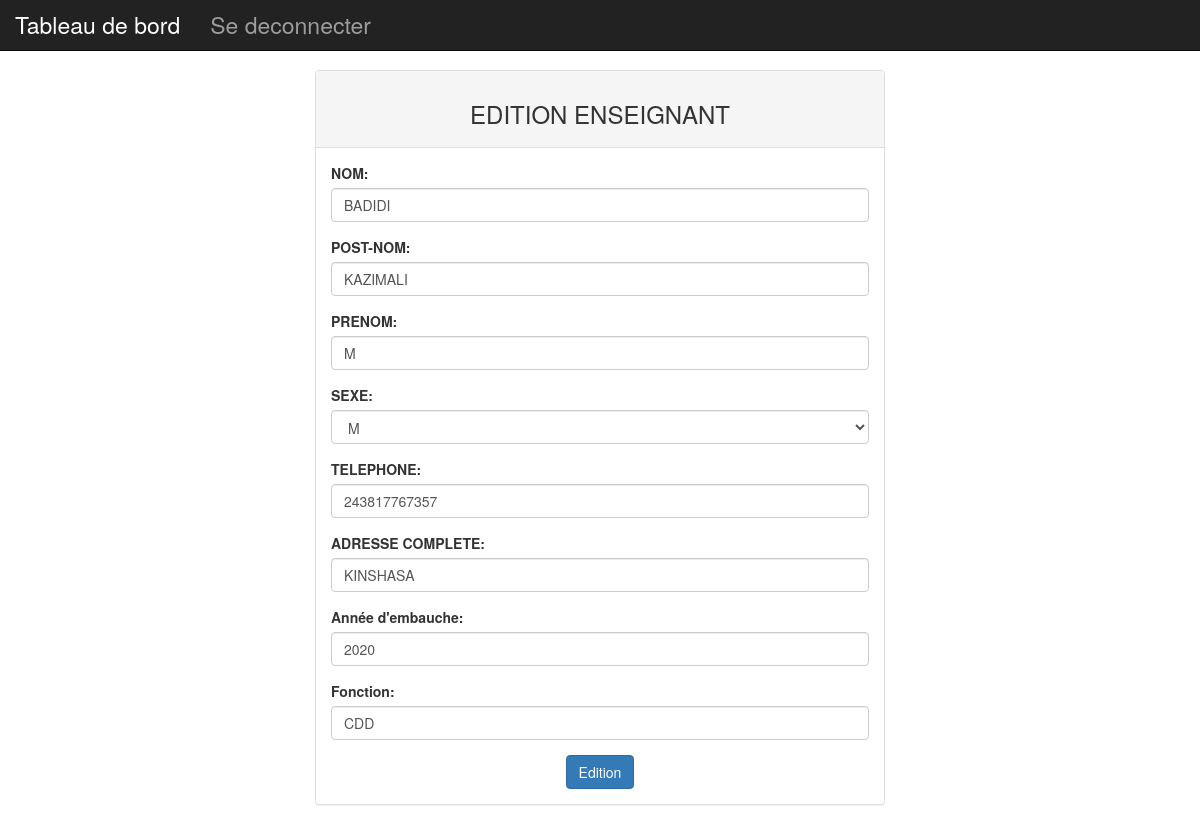
Page /view/editer-personnel.php?id=1001 (signed in) on the committed database.
### tables this page shows
CREATE TABLE `personnels` (
  `matricule` varchar(15) NOT NULL,
  `nom` varchar(25) NOT NULL,
  `postnom` varchar(25) NOT NULL,
  `prenom` varchar(25) NOT NULL,
  `sexe` varchar(1) NOT NULL,
  `tel` varchar(15) NOT NULL,
  `adresse` varchar(255) NOT NULL,
  `date_embauche` varchar(50) NOT NULL,
  `type_contrat` varchar(50) NOT NULL
);

### model/edit-personnel.php (called while the page is built, shortened)
<?php
	$requser=$pdo->prepare("SELECT * FROM personnels WHERE matricule=?");
	$requser->execute(array($_GET['id']));
	$userinfo=$requser->fetch();
	?>

### view/editer-personnel.php (the view, shortened to what this page needs)
<?php
	require_once '../bdd/connexion.php';
	require_once '../model/edit-personnel.php';
?>
<!DOCTYPE html>
<html>
<head>
	<link rel="stylesheet" type="text/css" href="../includes/css/bootstrap.css">
</head>
<body>
		<div class="navbar navbar-inverse navbar-fixed-top">
			<ul class="nav navbar-nav">
				<li class="nav-item">
					<a class="nav-link" style="font-size: 23px" href="tableau-de-bord.php">Tableau de bord</a>
				</li>
				<li class="nav-item">
					<a class="nav-link" style="font-size: 23px" href="logout.php">Se deconnecter</a>
				</li>
			</ul>
		</div>
<div class="contenair space col-md-6 col-xd-12 col-md-offset-3">
	<div class="panel panel-default">
		<div class="panel-heading">
			<h3 class="a">EDITION ENSEIGNANT</h3>
		</div>
		<div class="panel-body">
			<form method="post" action="" enctype="multipart/form-data">
			  <div class="form-group">
					<label class="control-label">
						NOM:
					</label>
					<input type="text" name="nom" required="required" class="form-control" value="<?= $userinfo['nom'] ?>">
			  </div>
			  <div class="form-group">
					<label class="control-label">
						POST-NOM:
					</label>
					<input type="text" name="postnom" required="required" class="form-control" value="<?= $userinfo['postnom'] ?>">
			  </div>
			  <div class="form-group">
					<label class="control-label">
						PRENOM:
					</label>
					<input type="text" name="prenom" required="required" class="form-control" value="<?= $userinfo['sexe'] ?>">
			  </div>
			   <div class="form-group">
					<label class="control-label">
						SEXE:
					</label>
					<select name="sexe" class="form-control" autocomplete="off" required="required">
						<option value="M">
							M
						</option>
					</select>
			  </div>
			  <div class="form-group">
					<label class="control-label">
						TELEPHONE:
					</label>
					<input type="number" name="tel" required="required" class="form-control" value="<?= $userinfo['tel'] ?>">
			  </div>
			  <div class="form-group">
					<label class="control-label">
						ADRESSE COMPLETE:
					</label>
					<input type="text" name="adresse" required="required" class="form-control" value="<?= $userinfo['adresse'] ?>">
			  </div>
			  <div class="form-group">
			  		<label class="control-label">
						Année d'embauche:
					</label>
					<input type="number" name="date_embauche" required="required" class="form-control" value="<?= $userinfo['date_embauche'] ?>">
				 </div>
			<div class="form-group">
			  		<label class="control-label">
						Fonction:
					</label>
					<input type="text" name="type_contrat" required="required" class="form-control" value="<?= $userinfo['type_contrat'] ?>">
				 </div>
			 	<div class="control-label a">
					<button type="submit" class="btn btn-primary" name="formconnect">Edition</button>
				</div>
			</form>
		</div>
	</div>
</div>
</body>
</html>

### view/editer-personnel.php (style rules this page uses)
.space { margin-top: 70px; }
.a { text-align:center; text-decoration: blink; }

### rows in the picture
personnels: nom "BADIDI", postnom "KAZIMALI", prenom "M", tel "243817767357", adresse "KINSHASA", date_embauche "2020", type_contrat "CDD"
